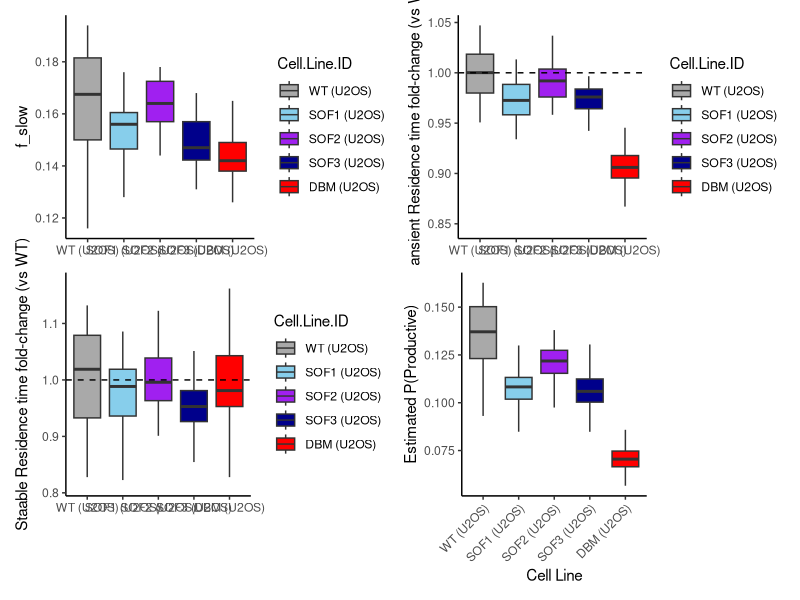

R code for this plot:
# Residence Time Plotting

library(ggsignif)
library(ggplot2)
library(dplyr)
library(ggpubr)
library(tidyverse)
library(data.table)
library(rstatix)
library(patchwork)
rm(list=ls())

color_scale=c("darkgrey","skyblue","purple","darkblue","red")

residence_fits <- read.table("dat/model_fits_summary_full.csv",sep=",",header=TRUE) 

residence_fits <- residence_fits[residence_fits$Molecule.Name=="Estradiol",]
residence_fits <- residence_fits[residence_fits$ess_bulk > 1000,]


residence_fits$Cell.Line.ID <- factor(residence_fits$Cell.Line.ID,levels = (c("WT (U2OS)",
                                                                              "SOF1 (U2OS)",
                                                                              "SOF2 (U2OS)",
                                                                              "SOF3 (U2OS)",
                                                                              "DBM (U2OS)"
                                                                                          )))

pairwise_comparisons <- list(
  c("WT (U2OS)", "SOF1 (U2OS)"),
  c("WT (U2OS)", "SOF2 (U2OS)"),
  c("WT (U2OS)", "SOF3 (U2OS)"),
  c("WT (U2OS)", "DBM (U2OS)")
)

# Select parameter of interest
residence_fits_fbound <- residence_fits %>%
  filter(parameter == "weights[1]")

stat_df <- residence_fits_fbound %>%
  wilcox_test(
    mean ~ Cell.Line.ID,
    ref.group = "WT (U2OS)"
  ) %>%
  adjust_pvalue(method = "BH") %>%
  add_significance("p.adj")

stat_df

FigE <- ggplot(residence_fits_fbound, aes(x = Cell.Line.ID, y = mean, fill=Cell.Line.ID)) +
  scale_fill_manual(values=color_scale) +
  geom_boxplot(outlier.shape = NA) +
  ylab("f_slow") +
  xlab(NULL) +
  theme_classic()

# Select parameter of interest
residence_fits_inv <- residence_fits %>%
  filter(parameter == "koff_fast") %>%
  mutate(
    residence_time = 1 / mean
  )

wt_ref <- residence_fits_inv %>%
  filter(Cell.Line.ID == "WT (U2OS)") %>%
  summarise(wt_mean = mean(residence_time)) %>%
  pull(wt_mean)

residence_fits_inv <- residence_fits_inv %>%
  mutate(
    fold_change = residence_time / wt_ref
  )

stat_df <- residence_fits_inv %>%
  wilcox_test(
    fold_change ~ Cell.Line.ID,
    ref.group = "WT (U2OS)"
  ) %>%
  adjust_pvalue(method = "BH") %>%
  add_significance("p.adj")

stat_df

FigF <- ggplot(residence_fits_inv, aes(x = Cell.Line.ID, y = fold_change, fill=Cell.Line.ID)) +
  scale_fill_manual(values=color_scale) +
  geom_boxplot(outlier.shape = NA) +
  geom_hline(yintercept = 1, linetype = "dashed", color = "black") +
  ylab("Transient Residence time fold-change (vs WT)") +
  xlab(NULL) +
  theme_classic()

# Select parameter of interest
residence_fits_inv <- residence_fits %>%
  filter(parameter == "koff_slow") %>%
  mutate(
    residence_time = 1 / mean
  )

wt_ref <- residence_fits_inv %>%
  filter(Cell.Line.ID == "WT (U2OS)") %>%
  summarise(wt_mean = mean(residence_time)) %>%
  pull(wt_mean)

residence_fits_inv <- residence_fits_inv %>%
  mutate(
    fold_change = residence_time / wt_ref
  )

stat_df <- residence_fits_inv %>%
  wilcox_test(
    fold_change ~ Cell.Line.ID,
    ref.group = "WT (U2OS)"
  ) %>%
  adjust_pvalue(method = "BH") %>%
  add_significance("p.adj")

FigG <- ggplot(residence_fits_inv, aes(x = Cell.Line.ID, y = fold_change, fill = Cell.Line.ID)) +
  scale_fill_manual(values=color_scale) +
  geom_boxplot(outlier.shape = NA) +
  geom_hline(yintercept = 1, linetype = "dashed", color = "black") +
  ylab("Staable Residence time fold-change (vs WT)") +
  xlab(NULL) +
  theme_classic()


# Sample fbound and productive fraction together, multiply it for total productive fraction
residence_fits <- read.table("dat/model_fits_summary_full.csv",sep=",",header=TRUE) 

# Poorly fitted models can be selected out by filtering on effective sample size
residence_fits <- residence_fits[residence_fits$ess_bulk > 1000,]

fbound <- read.table("dat/all_filtered_fov_dfs.csv", sep=",",header=TRUE)

# Function to estimate P(Productive) with uncertainty for a single cell line
estimate_productive_probability <- function(cell_line, residence_data, bound_data, molecule="Estradiol", 
                                            concentration=100, n_samples = 1000) {
  
  
  prod_vals <- residence_data$mean[residence_data$Cell.Line.ID == cell_line & 
                                     residence_data$Molecule.Name==molecule & 
                                     residence_data$Molecule.Concentration==concentration & 
                                     residence_data$parameter=="weights[1]"]
  bound_vals <- bound_data$fraction_bound[bound_data$user_metadata.Cell.Line.ID == cell_line & 
                                            bound_data$Molecule.Name==molecule & 
                                            bound_data$Molecule.Concentration==concentration]
  
  if (length(prod_vals) < 1 || length(bound_vals) < 1) return(NULL)
  
  resampled_prod <- sample(prod_vals, size = n_samples, replace = TRUE)
  resampled_bound <- sample(bound_vals, size = n_samples, replace = TRUE)
  p_prod <- resampled_prod * resampled_bound
  
  data.frame(Cell.Line.ID = cell_line,
             P_productive = p_prod)
}

# Identify common cell lines across both datasets
shared_cell_lines <- intersect(unique(residence_fits$Cell.Line.ID),
                               unique(fbound$user_metadata.Cell.Line.ID))


# Estimate for all shared cell lines
results <- do.call(rbind, lapply(shared_cell_lines, function(cl) {
  estimate_productive_probability(cl, residence_fits, fbound)
}))

results$Cell.Line.ID <- factor(results$Cell.Line.ID, levels = c("WT (U2OS)",
                                                                "SOF1 (U2OS)",
                                                                "SOF2 (U2OS)",
                                                                "SOF3 (U2OS)",
                                                                "DBM (U2OS)"))


wt_id <- "WT (U2OS)"
boot_df <- do.call(rbind, lapply(shared_cell_lines, function(cl) {
  estimate_productive_probability(cl, residence_fits, fbound)
}))

# Perform pairwise comparisons to WT
wt_boot <- boot_df %>% filter(Cell.Line.ID == wt_id) %>% pull(P_productive)

comparison_results <- lapply(shared_cell_lines[shared_cell_lines != wt_id], function(mutant_id) {
  mutant_boot <- boot_df %>% filter(Cell.Line.ID == mutant_id) %>% pull(P_productive)
  diffs <- mutant_boot - wt_boot
  prob_lt <- mean(mutant_boot > wt_boot)
  data.frame(Mutant = mutant_id, P_value = prob_lt)
})

sig_df <- bind_rows(comparison_results)

# Add WT with empty significance to match
sig_df <- bind_rows(sig_df, data.frame(Mutant = wt_id, P_value = NA))

# Merge significance labels into boot_df for plotting
boot_df <- boot_df %>%
  left_join(sig_df, by = c("Cell.Line.ID" = "Mutant")) %>%
  mutate(Cell.Line.ID = factor(Cell.Line.ID, levels = c("WT (U2OS)",
                                                        "SOF1 (U2OS)",
                                                        "SOF2 (U2OS)",
                                                        "SOF3 (U2OS)",
                                                        "DBM (U2OS)")))

FigH <- ggplot(boot_df, aes(x = Cell.Line.ID, y = P_productive, fill = Cell.Line.ID)) +
  scale_fill_manual(values=color_scale) +
  geom_boxplot(outlier.shape = NA) +
  theme_classic() +
  ylab("Estimated P(Productive)") +
  xlab("Cell Line") +
  theme(axis.text.x = element_text(angle = 45, hjust = 1),
        legend.position = "none")

(FigE | FigF) /( FigG | FigH)
